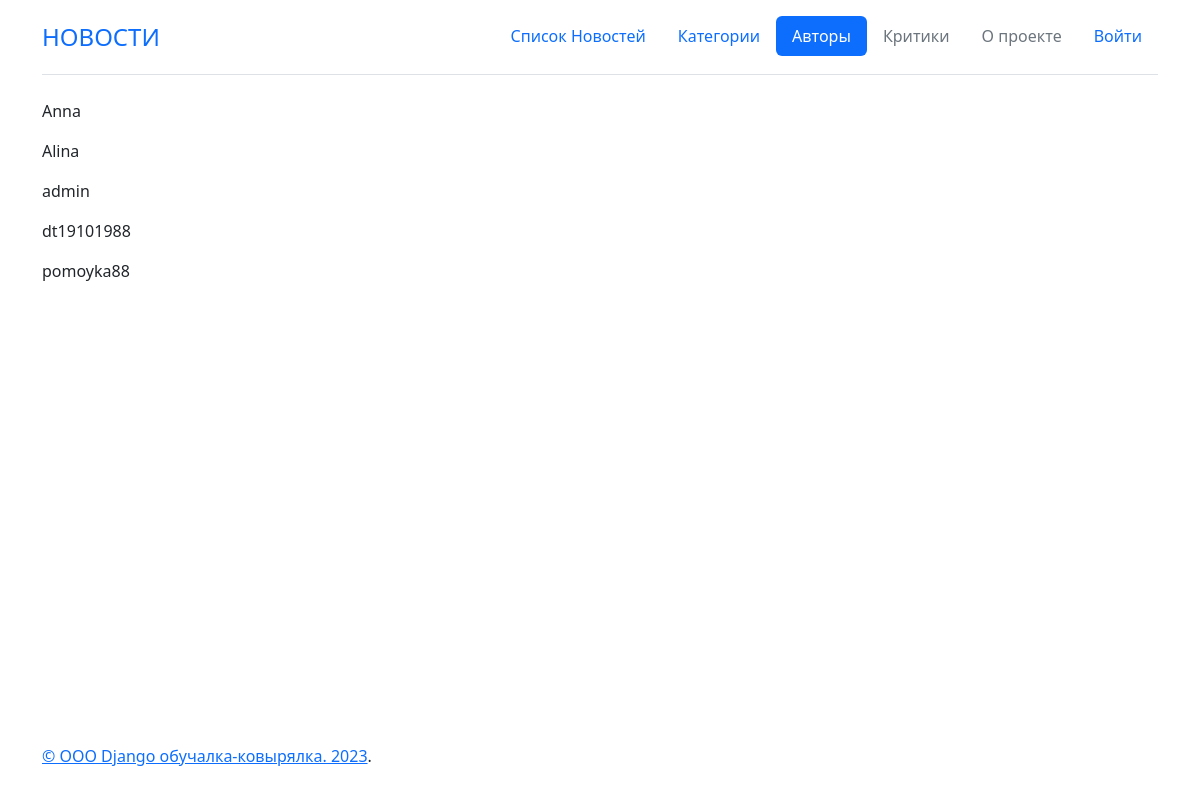
Before: /authors/ with the older database file.
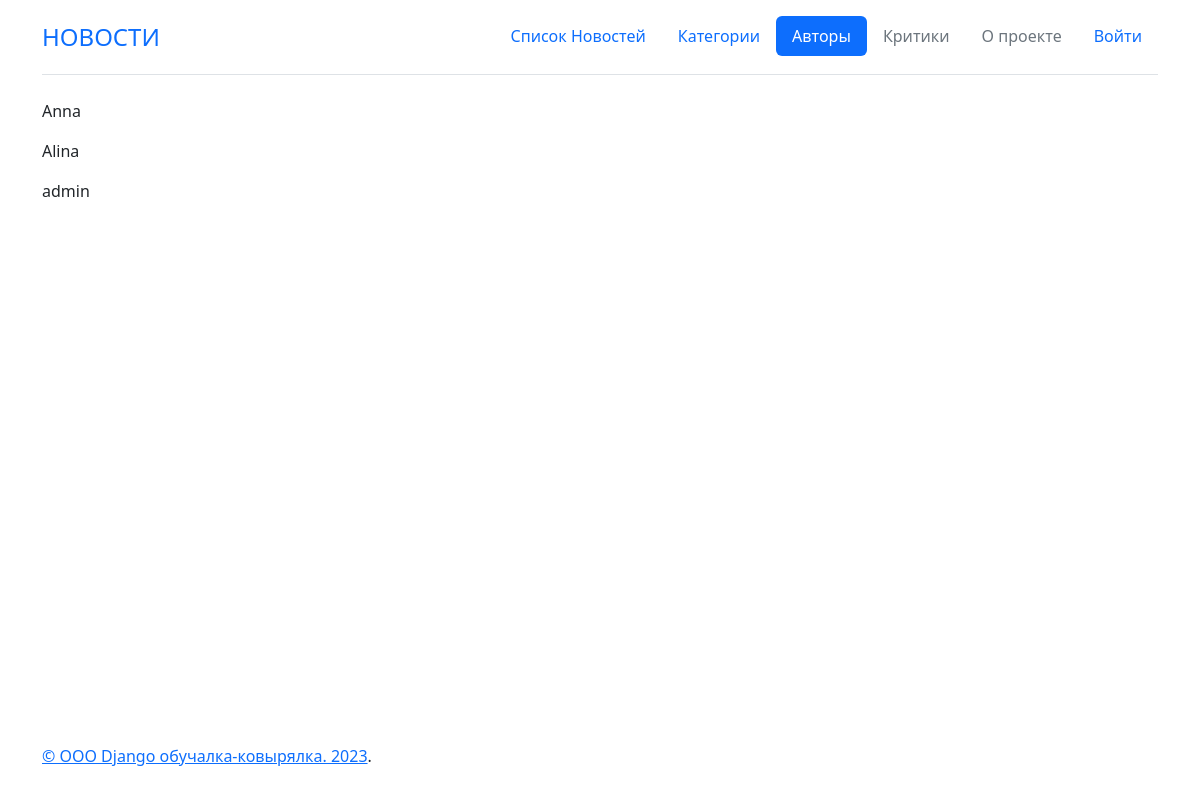
After: the same page with the newer database file.
### news/models.py (models this page shows, shortened)
class Author(models.Model):
    class Meta:
        verbose_name = 'Авторы'
        verbose_name_plural = 'Авторы'
    name = models.OneToOneField(User, on_delete=models.CASCADE)
    rating = models.SmallIntegerField(default=0)

### news/views.py (the view)
# urls.py: path('authors/',AuthorList.as_view(), name="authors"),
class AuthorList(ListView):
    model = Author
    template_name = 'news/authors.html'
    context_object_name = 'authors'
    queryset = Author.objects.order_by('name')

### templates/news/authors.html (shortened to what this page needs)
{% extends 'defaultLayout.html' %}
{% load static %}
{% load custom_filters %}
{% block abracadabra %}
{% if authors %}
     {% for author in authors %}
        <p>{{ author.name }}</p>
     {% endfor %}
{% endif %}
{% endblock abracadabra %}

Changed rows visible on the page:
removed Author: name "dt19101988"
removed Author: name "pomoyka88"
